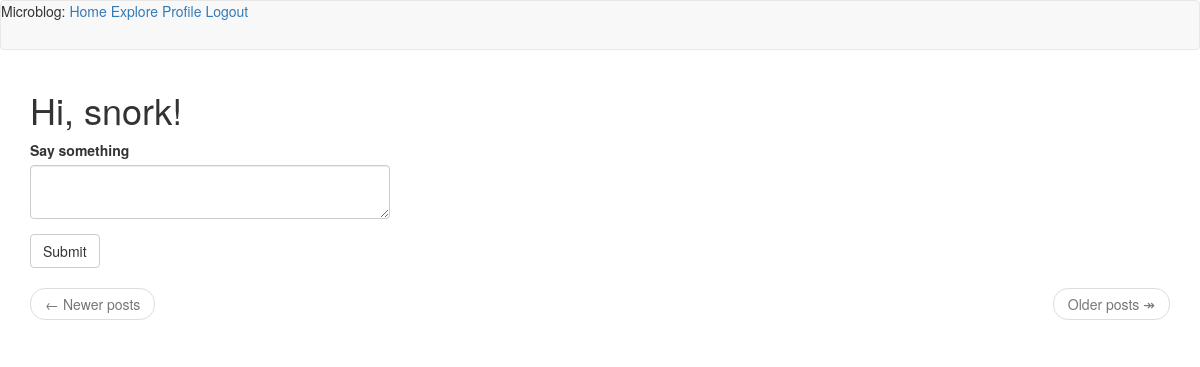
The app's page /index (signed in), older data.
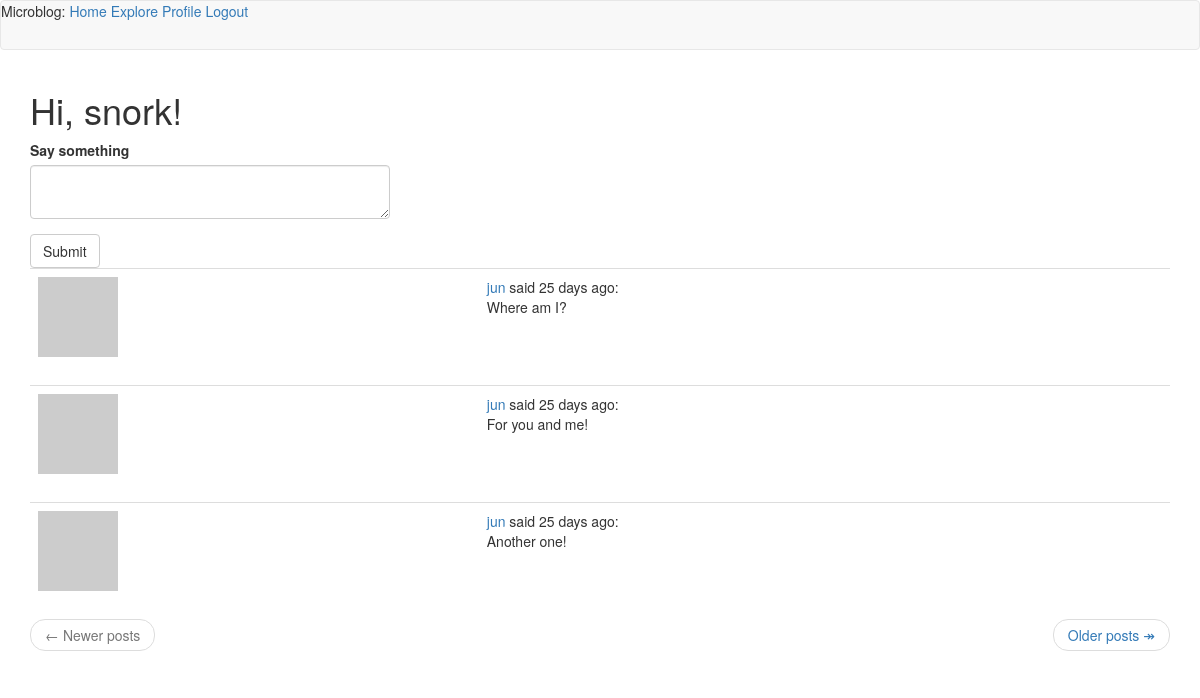
The same page, newer data.
### app/models.py (models this page shows, shortened)
class Post(db.Model):
    id = db.Column(db.Integer, primary_key=True)
    body = db.Column(db.String(140))
    timestamp = db.Column(db.DateTime, index=True, default=datetime.utcnow)
    user_id = db.Column(db.Integer, db.ForeignKey('user.id'))
    language = db.Column(db.String(5))

class User(UserMixin, db.Model):
    id = db.Column(db.Integer, primary_key=True)
    username = db.Column(db.String(64), index=True, unique=True)
    email = db.Column(db.String(120), index=True, unique=True)
    password_hash = db.Column(db.String(128))
    posts = db.relationship('Post', backref='author', lazy='dynamic')
    about_me = db.Column(db.String(140))
    last_seen = db.Column(db.DateTime, default=datetime.utcnow)
    followed = db.relationship(
        'User',
        secondary=followers,
        primaryjoin=(followers.c.follower_id == id),
        secondaryjoin=(followers.c.followed_id == id),
        backref=db.backref('followers', lazy='dynamic'),
        lazy='dynamic'
    )
    def avatar(self, size):
        digest = md5(self.email.lower().encode('utf-8')).hexdigest()
        return f'https://www.gravatar.com/avatar/{digest}?d=identicon&s={size}'
    def followed_posts(self):
        followed = Post.query.join(
            followers, (followers.c.followed_id == Post.user_id)).filter(
                followers.c.follower_id == self.id)
        own = Post.query.filter_by(user_id=self.id)
        return followed.union(own).order_by(Post.timestamp.desc())

### app/routes.py (the view, shortened to what this page needs)
@app.route('/', methods=['GET', 'POST'])
@app.route('/index', methods=['GET', 'POST'])
@login_required
def index():
    form = PostForm()
    page = request.args.get('page', 1, type=int)
    posts = current_user.followed_posts().paginate(
        page, app.config['POSTS_PER_PAGE'], False)
    next_url = url_for('index', page=posts.next_num) \
        if posts.has_next else None
    prev_url = url_for('index', page=posts.prev_num) \
        if posts.has_prev else None
    return render_template('index.html', title='Home Page', form=form, posts=posts.items,
                           next_url=next_url, prev_url=prev_url)

### app/forms.py
class PostForm(FlaskForm):
    post = TextAreaField('Say something', validators=[
        DataRequired(), Length(min=1, max=40)])
    submit = SubmitField('Submit')

### app/models.py (called while the page is built)
@login.user_loader
def load_user(id):
    return User.query.get(int(id))

### app/routes.py (called while the page is built)
@app.before_request
def before_request():
    if current_user.is_authenticated:
        current_user.last_seen = datetime.utcnow()
        db.session.commit()
    g.locale = str(get_locale())

### app/templates/index.html
{% extends "base.html" %}
{% import 'bootstrap/wtf.html' as wtf %}
{% block app_content %}
<h1>Hi, {{ current_user.username }}!</h1>
{% if form %}
<div class="row">
  <div class="col-md-4">
      {{ wtf.quick_form(form) }}
  </div>
</div>
{% endif %}
{% for post in posts %}
{% include '_post.html' %}
{% endfor %}
<nav aria-label="...">
  <ul class="pager">
    <li class="previous{% if not prev_url %} disabled {% endif %}">
      <a href="{{ prev_url or '#' }}">
        <span aria-hidden="true">&larr;</span> Newer posts
      </a>
    </li>
    <li class="next{% if not next_url %} disabled{% endif %}">
      <a href="{{ next_url or '#' }}">
        Older posts <span aria-hidden="true">&Rarr;</span>
      </a>
    </li>
  </ul>
</nav>
{% endblock %}

### app/templates/_post.html (shortened to what this page needs)
<table class="table table-hover">
  <tr>
    <td widtth="70px">
      <a href="{{ url_for('user', username=post.author.username) }}">
      <img src="{{ post.author.avatar(70) }}" />
    </td>
    <td>
      <a href="{{ url_for('user', username=post.author.username) }}">
        {{ post.author.username }}
      </a>
      said {{ moment(post.timestamp).fromNow() }}: <br />
      <span id="post{{ post.id }}">{{ post.body }}</span>
    </td>
  </tr>
</table>

Row changes from the older to the newer data that the page shows:
added Post: author.username "jun", timestamp "25 days ago", body "Where am I?"
added Post: author.username "jun", timestamp "25 days ago", body "For you and me!"
added Post: author.username "jun", timestamp "25 days ago", body "Another one!"
